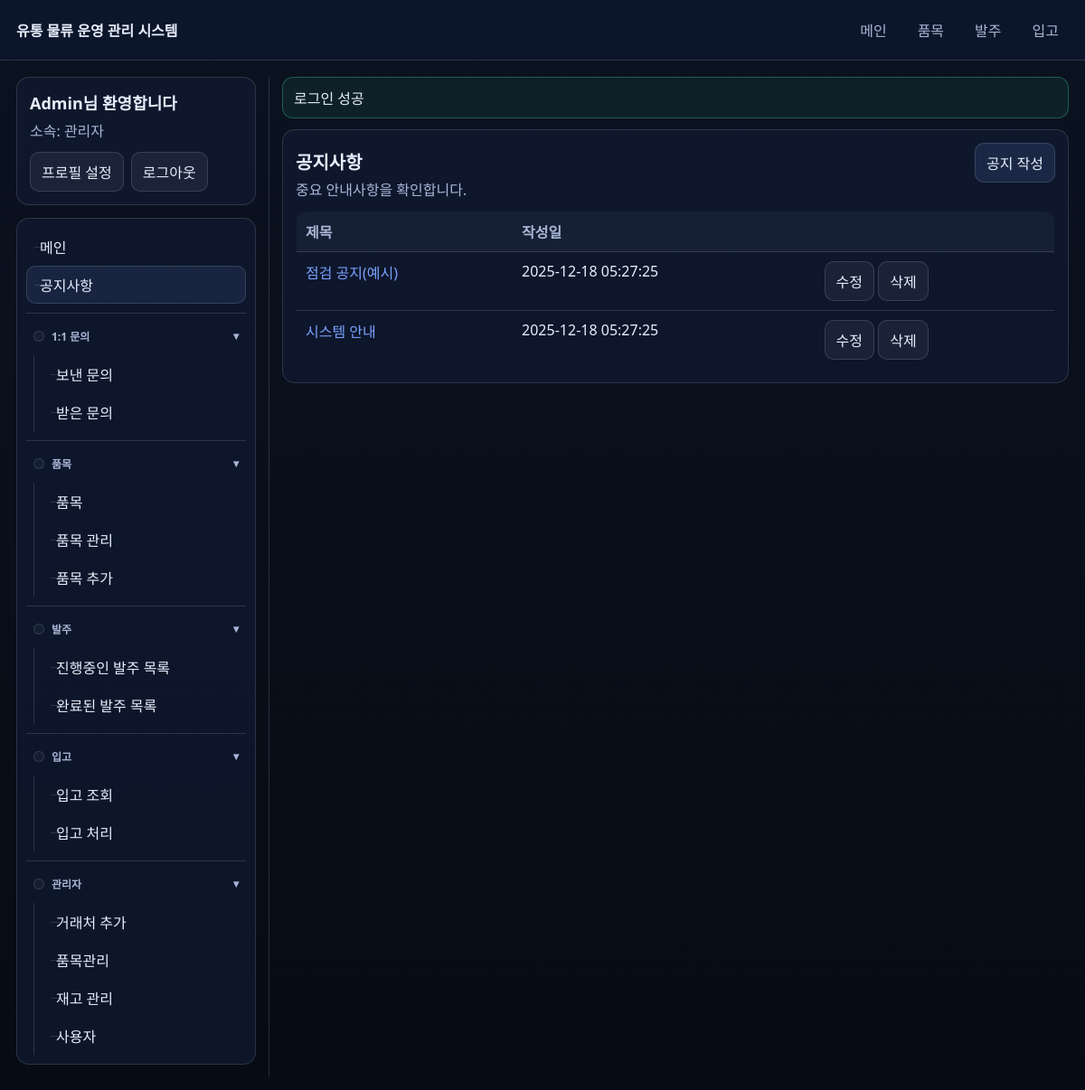
Page /notice.php (signed in) on the committed database.
### tables this page shows
CREATE TABLE notices (
  id BIGINT UNSIGNED NOT NULL AUTO_INCREMENT,
  title VARCHAR(200) NOT NULL,
  body TEXT NOT NULL,
  active TINYINT(1) NOT NULL DEFAULT 1,
  created_at DATETIME NOT NULL DEFAULT CURRENT_TIMESTAMP,
  updated_at DATETIME NOT NULL DEFAULT CURRENT_TIMESTAMP ON UPDATE CURRENT_TIMESTAMP,
  PRIMARY KEY (id),
  KEY idx_notices_active_created (active, created_at)
);

### includes/auth.php (called while the page is built, shortened)
<?php
function current_user(): ?array {
  return $_SESSION['user'] ?? null;
}
function is_admin(): bool {
  $u = current_user();
  return $u && ($u['role'] ?? '') === 'admin';
}

### includes/bootstrap.php (called while the page is built, shortened)
<?php
function e(?string $value): string {
  return htmlspecialchars((string)$value, ENT_QUOTES | ENT_SUBSTITUTE, 'UTF-8');
}
function url(string $path): string {
  $path = '/' . ltrim($path, '/');
  return $path;
}
spl_autoload_register(function ($class) {
  $base = __DIR__ . '/../classes/';
  $path = $base . str_replace('\\', '/', $class) . '.php';
});
require_once __DIR__ . '/auth.php';

### classes/Notice.php (called while the page is built, shortened)
<?php
final class Notice {
  public static function list(PDO $db, int $limit = 50): array {
    $limit = max(1, min(200, $limit));
    $st = $db->prepare('SELECT id, title, created_at FROM notices WHERE active = 1 ORDER BY created_at DESC, id DESC LIMIT ?');
    $st->bindValue(1, $limit, PDO::PARAM_INT);
    $st->execute();
    return $st->fetchAll();
  }
}

### notice.php (the view, shortened to what this page needs)
<?php
require_once __DIR__ . '/includes/bootstrap.php';
$db = db();
$rows = Notice::list($db, 100);
require_once __DIR__ . '/includes/header.php';
?>
<div class="card">
  <div class="kpi">
    <div>
      <h1 class="h1" style="margin-bottom:4px">공지사항</h1>
      <div class="muted">중요 안내사항을 확인합니다.</div>
    </div>
    <?php if (is_admin()): ?>
      <div>
        <a class="btn" href="<?= e(url('/notice_create.php')) ?>">공지 작성</a>
      </div>
    <?php endif; ?>
  </div>
  <table class="table">
    <thead>
      <tr>
        <th>제목</th>
        <th>작성일</th>
        <?php if (is_admin()): ?>
          <th></th>
        <?php endif; ?>
      </tr>
    </thead>
    <tbody>
      <?php if (!$rows): ?>
        <tr><td colspan="<?= is_admin() ? '3' : '2' ?>" class="muted">등록된 공지사항이 없습니다.</td></tr>
      <?php else: ?>
        <?php foreach ($rows as $r): ?>
          <tr>
            <td>
              <a href="<?= e(url('/notice_view.php?id=' . (int)$r['id'])) ?>">
                <?= e((string)($r['title'] ?? '')) ?>
              </a>
            </td>
            <td><?= e((string)($r['created_at'] ?? '')) ?></td>
            <?php if (is_admin()): ?>
              <td style="white-space:nowrap">
                <a class="btn secondary" href="<?= e(url('/notice_edit.php?id=' . (int)$r['id'])) ?>">수정</a>
                <form method="post" action="<?= e(url('/notice.php')) ?>" style="display:inline" onsubmit="return confirm('정말 이 공지사항을 삭제할까요?')">
                  <button class="btn secondary" type="submit">삭제</button>
                </form>
              </td>
            <?php endif; ?>
          </tr>
        <?php endforeach; ?>
      <?php endif; ?>
    </tbody>
  </table>
</div>
<?php require_once __DIR__ . '/includes/footer.php'; ?>

### assets/app.css (style rules this page uses)
:root { --bg:#0b1220;--card:#101b33;--text:#e8eefc;--muted:#a9b6d6;--border:rgba(232,238,252,.14);--accent:#7aa2ff;--danger:#ff6b6b;--ok:#36d399; }
* { box-sizing:border-box }
body { margin:0;font-family:system-ui,-apple-system,Segoe UI,Roboto,Helvetica,Arial,sans-serif;background:linear-gradient(180deg,var(--bg),#070b14);color:var(--text) }
a { color:var(--accent);text-decoration:none }
.card { background:rgba(16,27,51,.70);border:1px solid var(--border);border-radius:14px;padding:14px }
.h1 { font-size:20px;margin:0 0 10px 0;word-break:keep-all;overflow-wrap:normal;white-space:nowrap }
.muted { color:var(--muted) }
.table { width:100%;border-collapse:collapse;overflow:hidden;border-radius:12px;border:1px solid var(--border);word-break:keep-all;overflow-wrap:normal }
.table th,.table td { padding:10px 10px;border-bottom:1px solid var(--border);text-align:left;vertical-align:top }
.table th { color:var(--muted);font-weight:600;background:rgba(232,238,252,.04);white-space:nowrap }
.btn { display:inline-block;padding:9px 12px;border-radius:10px;border:1px solid var(--border);background:rgba(122,162,255,.12);color:var(--text);cursor:pointer;font:inherit }
.btn.secondary { background:rgba(232,238,252,.06) }
.kpi { display:flex;gap:10px;align-items:baseline;justify-content:space-between }

### rows in the picture
notices: title "점검 공지(예시)", created_at "2025-12-18 05:27:25"
notices: title "시스템 안내", created_at "2025-12-18 05:27:25"

### other values in the picture
APP_NAME "유통 물류 운영 관리 시스템"
$me['name'] "Admin"
$flash['message'] "로그인 성공"
